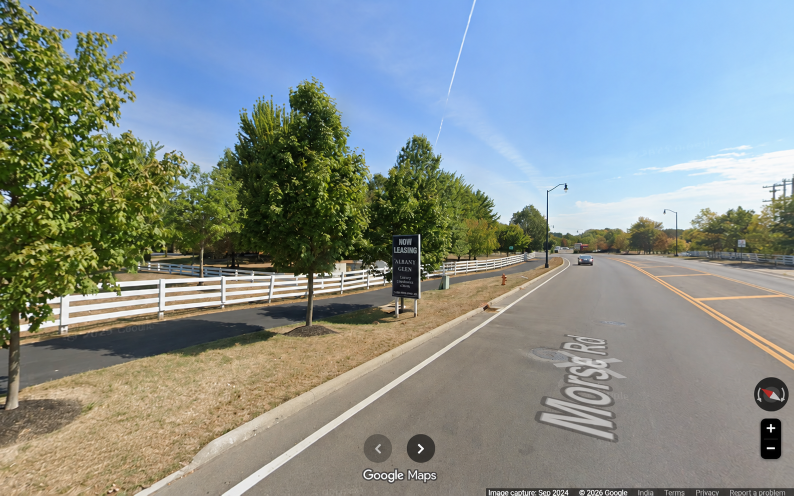
#> input picture OSINT/a_clean_tail/Challenge.png, 1588 x 991 px, found by its file name (shown at 1/2 size)
$ python ascii_render.py
#> lines starting #> are read from the running program, lines starting #| are printed output that depends on the picture
from PIL import Image, ImageOps
import sys
img = Image.open("/home/boss/Works/ctf/KPMG/OSINT/a_clean_tail/Challenge.png").convert("L")
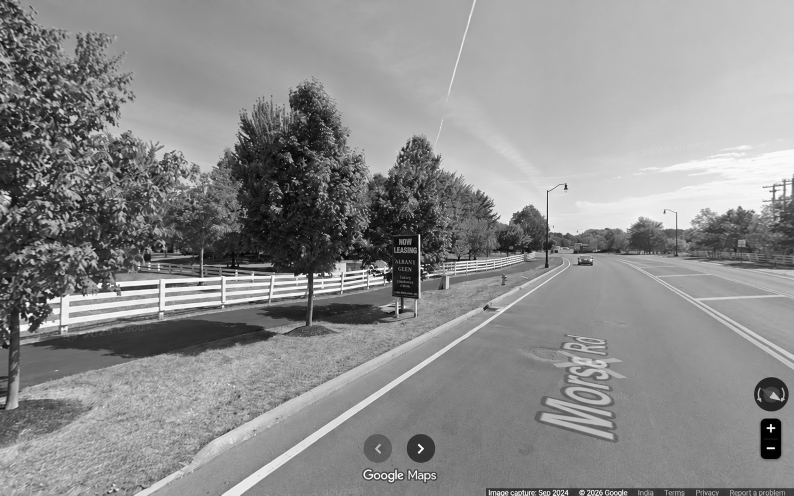
#> img: PIL image 1588x991 L (shown at 1/2 size); min 0, max 255, mean 140.5
w = 170
h = int(img.height / img.width * w * 0.5)
#> h = 53
img2 = img.resize((w, h))
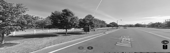
#> img2: PIL image 170x53 L; min 0, max 249, mean 140.5
ramp = "@%#*+=-:. "
px = img2.load()
for y in range(h):
    line = ""
    for x in range(w):
        v = px[x, y]
        line += ramp[min(len(ramp)-1, v * len(ramp) // 256)]
    print(line)
